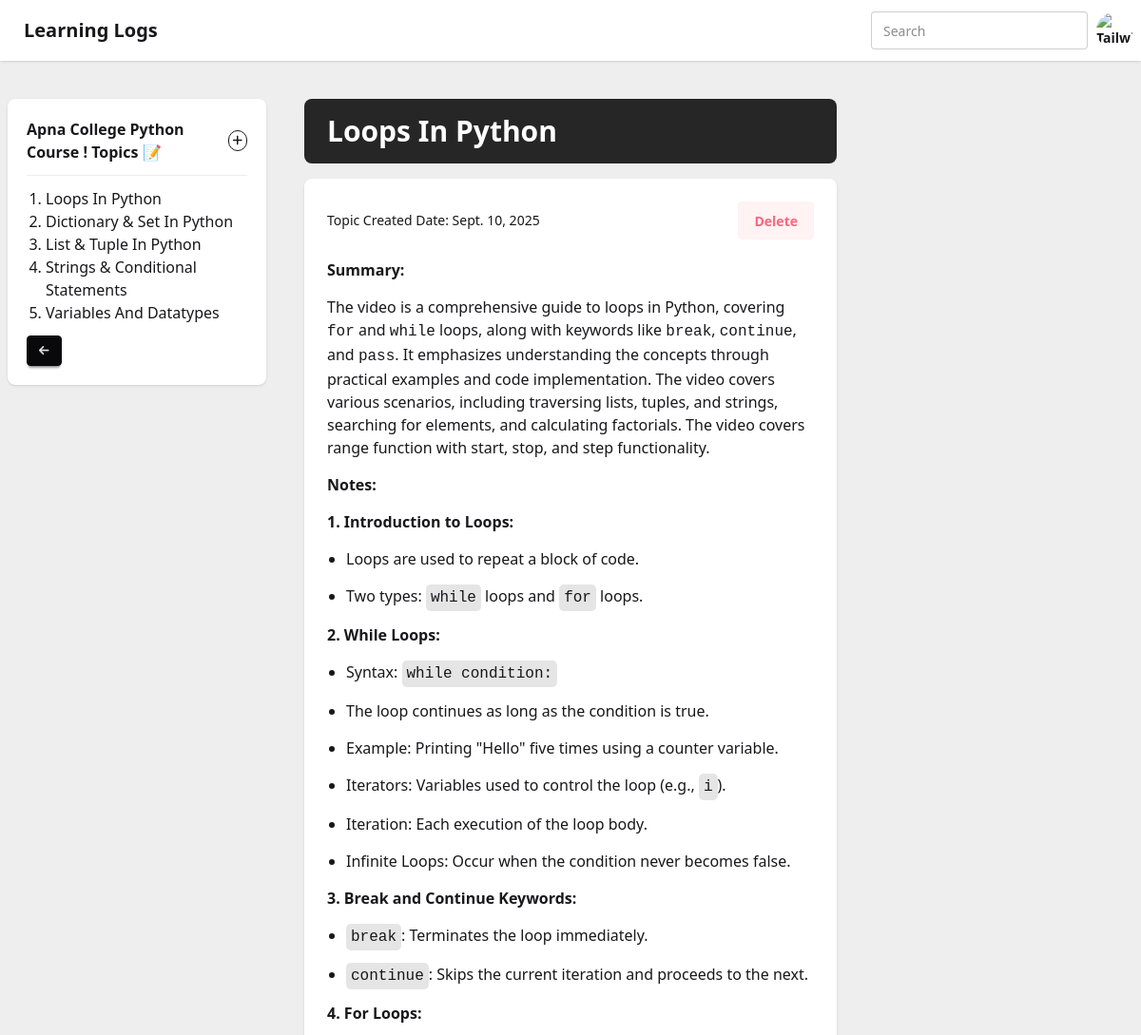
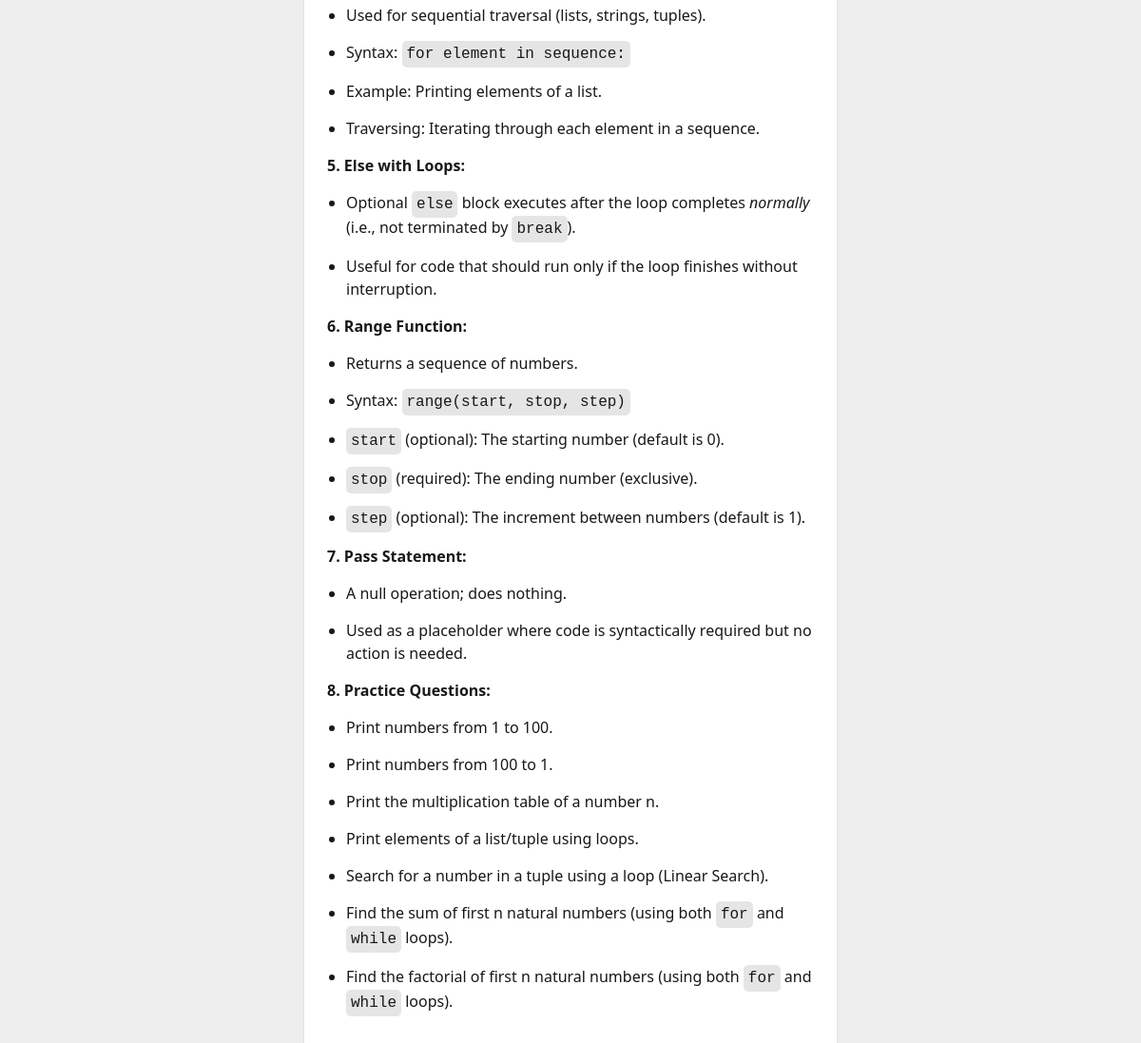
Page /note/35/ on the committed database (2 pictures, top to bottom).
### base/models.py (models this page shows, shortened)
class Note(models.Model):
    user = models.ForeignKey(User, on_delete=models.CASCADE)
    name = models.CharField(max_length=200)
    created_date = models.DateTimeField(auto_now_add=True)
    updated_date = models.DateTimeField(auto_now=True)
    class Meta:
        ordering = ['-updated_date', '-created_date']

class Topic(models.Model):
    topic_name = models.TextField()
    note = models.ForeignKey(Note, on_delete=models.CASCADE, blank=True, null=True)
    url = EmbedVideoField()
    summary = models.TextField(blank=True, null=True)
    transcript = models.TextField(blank=True, null=True)
    created_at = models.DateTimeField(auto_now_add=True,blank=True, null=True)
    updated_at = models.DateTimeField(auto_now=True,blank=True, null=True)
    class Meta:
        ordering = ['-updated_at', '-created_at']

### base/views.py (the view, shortened to what this page needs)
# urls.py: path('note/<int:pk>/', views.noteView, name='note_view'),
def noteView(request, pk):
    note = Note.objects.get(id=pk)
    if request.POST.get('todoitem'):
        if request.method == 'POST':
            listItem = request.POST.get('todoitem').title()
            ToDoList.objects.create(listItem=listItem, listOwner=request.user)
            return redirect('')
    recent_topic = Topic.objects.filter(note=note).first()
    topics = Topic.objects.filter(note=note)
    context = {
        'note':note,
        'recent_topic':recent_topic,
        'topics':topics,
    }
    return render(request,'base/note.html', context)

### templates/base/note.html (shortened to what this page needs)
{% extends 'main.html' %}
{% load static %}
{% load embed_video_tags %}
{% block body %}
{% include 'base/navbar.html' %}
<div class="grid grid-cols-1 md:grid-cols-[1fr_2fr_1fr] gap-6 pt-24">
  <div class="h-fit p-2 order-1" id="sidebar">
    {% if topics %}
    <div class="bg-base-100 shadow-sm p-5 rounded-lg">
      <div
        class="flex justify-between items-center pb-3 border-b border-base-300 dark:border-base-100"
      >
        <h3 class="font-bold">{{note.name}} Topics 📝</h3>
        <button class="btn btn-circle btn-outline h-fit w-fit p-1 text-xs">
          <i class="fa-solid fa-plus" onclick="togglehide()"></i>
        </button>
      </div>
      <ol class="mt-3 list-decimal pl-5">
        {% for topic in topics %}
        <a href="{% url 'note_topic' note.id topic.id  %}"
          ><li>{{topic.topic_name}}</li></a
        >
        {% endfor %}
      </ol>
      <div class="mt-3">
        <a href="{% url 'home' %}"
          ><button class="btn btn-sm btn-neutral text-xs">
            <i class="fa-solid fa-arrow-left"></i></button
        ></a>
      </div>
    </div>
    {% endif %}
  </div>
  <div class="p-2 order-3" id="topic-container">
    <div class="">
      {% if topics %}
      <div class="bg-neutral-800 py-4 px-6 rounded-lg">
        <h1 class="text-white text-3xl font-bold">
          {{recent_topic.topic_name}}
        </h1>
      </div>
      {% endif %}
    </div>
    <div class="mt-4" id="note-topic">
      {% if not topics %}
      <p class="p-3 bg-white rounded mt-4 shadow-sm text-center">
        You don't have topic yet, lets add one 😊
      </p>
      {% else %}
      <div class="bg-base-100 shadow-sm p-6 rounded-lg">
        <div class="controls flex justify-between items-center mb-5">
          <p id="topic-time" class="text-sm">
            Topic Created Date: {{recent_topic.created_at|date}}
          </p>
          <div>
            <a
              class="btn btn-soft btn-error"
              href="{% url 'topic-delete' note.id recent_topic.id %}"
              >Delete</a
            >
          </div>
        </div>
        <div class="" id="topic-div">{{recent_topic.summary|safe}}</div>
      </div>
      {% endif %}
    </div>
  </div>
  <div class="p-2 order-2 md:order-3">
  </div>
</div>
{% endblock %}

### templates/main.html (shortened to what this page needs)
{% load static %}
<!DOCTYPE html>
<html lang="en">
<head>
    <link rel="stylesheet" href="{% static 'dist/output.css' %}">
</head>
<body class="bg-base-300 min-h-screen w-full">
    {% block body %}
    {% endblock body %}
</body>
</html>

### templates/base/navbar.html (shortened to what this page needs)
<div class="fixed z-10 navbar bg-base-100 shadow-sm" id="navbar">
  <div class="flex-1">
    <a href="{% url 'home' %}" class="btn btn-ghost text-xl">Learning Logs</a>
  </div>
  <div class="flex gap-2">
    <form action="{% url 'home' %}">
      <input
        type="text"
        placeholder="Search"
        name="q"
        class="input input-bordered w-24 md:w-auto"
      />
    </form>
    <div class="dropdown dropdown-end">
      <div tabindex="0" role="button" class="btn btn-ghost btn-circle avatar">
        <div class="w-10 rounded-full">
          <img
            alt="Tailwind CSS Navbar component"
            src="https://img.daisyui.com/images/stock/photo-1534528741775-53994a69daeb.webp"
          />
        </div>
      </div>
    </div>
  </div>
</div>

### rows in the picture
Note: name "Apna College Python Course !"
Topic: topic_name "Loops In Python", created_at "Sept. 10, 2025", summary "Summary: The video is a comprehensive guide to loops in Python, covering for and while loops, along with keywords like break , continue , and pass . It emphasizes understanding the concepts through practical examples and code implementation. The video covers various scenarios, including traversing lists, tuples, and strings, searching for elements, and calculating factorials. The video covers range function with start, stop, and step functionality. Notes: 1. Introduction to Loops: Loops are used to repeat a block of code. Two types: while loops and for loops. 2. While Loops: Syntax: while condition: The loop continues as long as the condition is true. Example: Printing \"Hello\" five times…"
Topic: topic_name "Dictionary & Set In Python"
Topic: topic_name "List & Tuple In Python"
Topic: topic_name "Strings & Conditional Statements"
Topic: topic_name "Variables And Datatypes"
